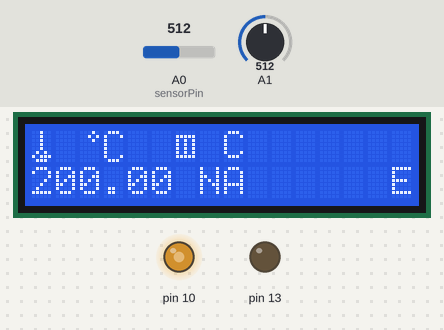
Simulated run of this sketch. Board: Arduino Uno, built with avr-gcc and run on an emulated ATmega328P. Parts: 16×2 character LCD, output pins drawn as LEDs (lit = HIGH). The inputs (shaded band) are chosen by the test bench; at power-on: A1 = 512, A0 (sensorPin) = 512. What the sketch prints to the serial monitor is not drawn.

Above: at 8.2 s.
8.3 s: A1 set to 306
At 9.5 s:
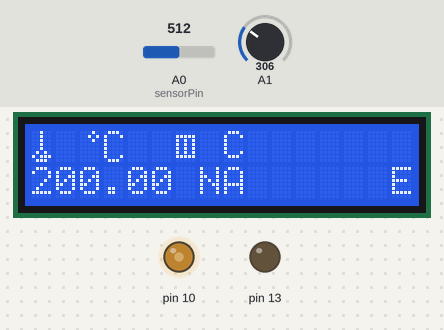
10.5 s: A1 set to 900
At 12.3 s:
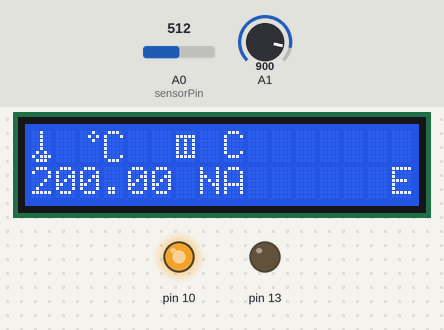
12.6 s: A0 (sensorPin) set to 716
At 14.1 s:
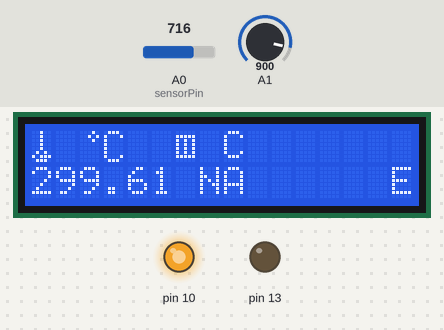
14.6 s: A0 (sensorPin) set to 900
At 15.9 s:
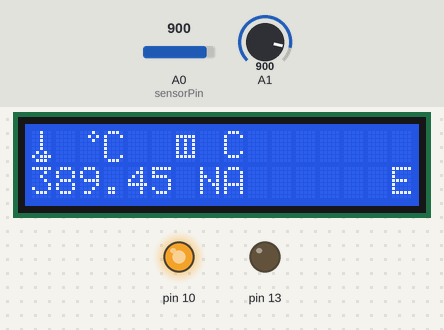
16.6 s: A1 set to 5
At 17.6 s:
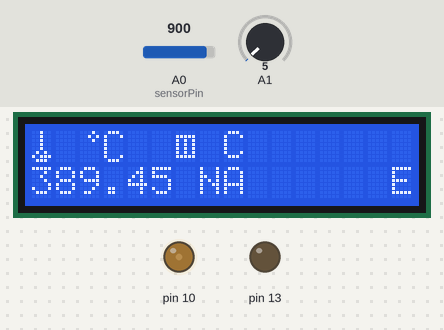
18.6 s: A0 (sensorPin) set to 1023
At 20.5 s:
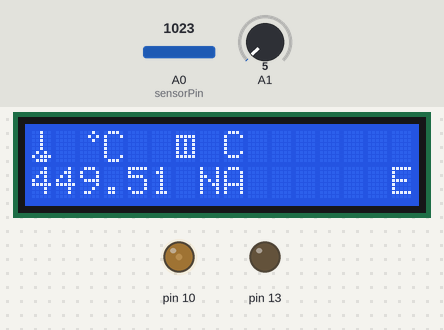
Timing chart, 0 to 21.6 s (numbered marks = the images above; inputs shaded):
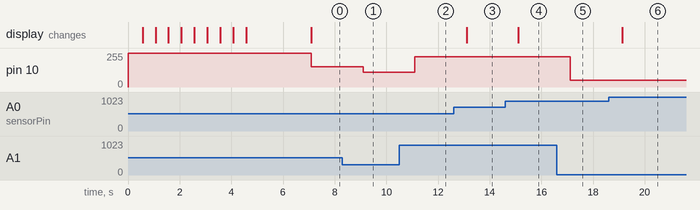

Measured:
- after the input at 8.3 s, pin 10: 152/255 → 109/255 after 0.80 s
- after the input at 10.5 s, pin 10: 109/255 → 228/255 after 0.60 s
- after the input at 12.6 s, the display: changes after 0.51 s (image 3)
- after the input at 14.6 s, the display: changes after 0.51 s (image 4)
- after the input at 16.6 s, pin 10: 228/255 → 50/255 after 0.52 s
- after the input at 18.6 s, the display: changes after 0.52 s (image 6)

The sketch:

serialTermoNet.ino
```cpp
//FORK di Termolight(25/02/14)
//Rev 21/02/14, by Eugenio Tampieri. Corretto un  bug nella conversiuone in lux
//                                   Corretto un bug che affliggeva la luminosità dell'LCD
//Rev 20/02/14, By Eugenio Tampieri. Nella funzione avvioclassico è stato inserito un ciclo for.
//                                   Convertita la luminosità in lux
//Rev 19/02/14 Aggiunta regoplazione luminosità con LDR
//Rev 15/02/14, By Eugenio Tampieri - Corretto bug lcd.clear()
//Rev 30/12/13, By Eugenio Tampieri
const int sensorPin = A0;
float SensorValue;
float luminosita;
float lux;
float temp;
// include the library code:
#include <LiquidCrystal.h>
// initialize the library with the numbers of the interface pins
LiquidCrystal lcd(12, 11, 5, 4, 3, 2);
byte chars[16][16]={
  {B00100, B00100, B00100, B00100, B00100, B01010, B10111, B01110},
{B00000, B00000, B00000, B00000, B00000, B00000, B00000, B00000},
{B00010, B00101, B00010, B00000, B00000, B00000, B00000, B00000},
{B01110, B10001, B10000, B10000, B10000, B10000, B10001, B01110},
{B00000, B00000, B00000, B00000, B00000, B00000, B00000, B00000},
{B00000, B00000, B00000, B00000, B00000, B00000, B00000, B00000},
{B00000, B11111, B10101, B10101, B10101, B10101, B11111, B00000}
};
void setup(){
  Serial.begin(9600);
  pinMode(10,OUTPUT);
  pinMode(13,OUTPUT);
  digitalWrite(10,HIGH);
  lcd.begin(16, 2);
//  Serial.begin(9600);
  lcd.print(" serialTermoNet ");
  //modificare il valore della funzione "avvioclassico" per ottimizzare il tempo di startup.
  //commentarla per escludere lo startup
  avvioclassico(500);
  //se si è commentata la linea precedente, decommentare qualla successiva
  //delay(500*8);
  lcd.setCursor(0,0);
//  Serial.println("Rev 21/02/14, By Eugenio Tampieri");
//  Serial.println("Predisposto solo all'utilizzo con LCD o con sketch Procesisng");
  lcd.print("Rev 25/02/14, By");
  lcd.setCursor(0,2);
  lcd.print("Eugenio Tampieri");
  lcd.setCursor(0,1);
  delay(2500);
  lcd.clear();
  for(int i=0; i <7; i++)
    lcd.createChar(i,chars[i]);
    lcd.clear();
    for (byte i=0; i<7; i++)
      lcd.write(i);
     digitalWrite(10,LOW);
     lcd.setCursor(7,0);
     lcd.print(" C");
    }
void loop(){
  temp=Serial.read();
  digitalWrite(13,LOW);
  int sensorVal=analogRead(sensorPin);
  float voltage=(sensorVal/1024.0)*5.0;
  float temperature=(voltage-.5)*100;
  lcd.setCursor(0, 1);
  SensorValue = analogRead(A1);
  luminosita=SensorValue/10.23;
  lux=(luminosita+0.0)/10.0;
  lcd.print(temperature);
  Serial.println(temperature);
  lcd.print(" ");
  if(Serial.available()){
  lcd.print(temp);}
  else{
    lcd.print("NA   ");}
  lcd.print("   ET");
  lcd.print("              ");
  int lcdlum=map(luminosita,0,100,50,255);
  if(lcdlum<1){
    lcdlum=1;
  }
  analogWrite(10,lcdlum);
  delay(2000);
}
void avvioclassico(int rit){
  lcd.setCursor(0,1);
  lcd.print("Starting ");
  delay(rit);
  lcd.setCursor(8,1);
  lcd.print(".");
  delay(rit);
  for(int i=9;i<=15;i++){
    lcd.setCursor(i,1);
    lcd.print(".");
    delay(rit);
  }
}
```
